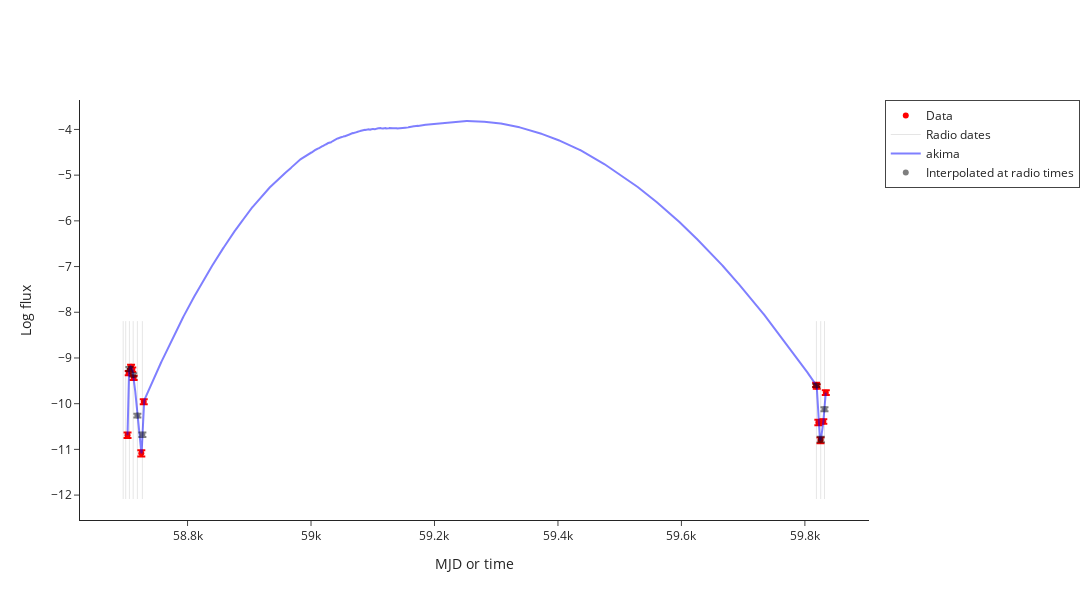

The cell this chart's notebook holds for it:
### Markdown cell above
# Interpolation

### Code cell
interpolated_data = make_interpolated_Lr_Lx_df(radio_df, xray_df, source_df, plotly=True)

### Figure 1 — Plotly figure (JSON) as saved in the notebook; plotly's stock layout.template omitted (floating-point values rounded to 4 significant figures; data arrays with more than 128 entries replaced by an {"elided": "..."} marker saying what was removed)
{"data": [{"error_y": {"array": [0.06066, 0.04652, 0.04721, 0.0475, 0.04786, 0.06792, 0.05455, 0.04707, 0.04727, 0.05967, 0.06298, 0.05155, 0.05154], "type": "data", "visible": true}, "marker": {"color": "red"}, "mode": "markers", "name": "Data", "type": "scatter", "x": [58700.0, 58700.0, 58710.0, 58710.0, 58710.0, 58730.0, 58730.0, 59820.0, 59820.0, 59820.0, 59830.0, 59830.0, 59830.0], "y": [-10.69, -9.333, -9.194, -9.255, -9.435, -11.09, -9.956, -9.589, -9.627, -10.41, -10.8, -10.39, -9.759]}, {"marker": {"color": "red", "symbol": "triangle-down"}, "mode": "markers", "name": "3-sigma upper limits", "type": "scatter", "x": [], "y": []}, {"line": {"color": "black", "dash": "solid", "width": 1}, "mode": "lines", "name": "Radio dates", "opacity": 0.1, "showlegend": true, "type": "scatter", "x": [58700.0, 58700.0], "y": [-12.09, -8.194]}, {"line": {"color": "black", "dash": "solid", "width": 1}, "mode": "lines", "opacity": 0.1, "showlegend": false, "type": "scatter", "x": [58700.0, 58700.0], "y": [-12.09, -8.194]}, {"line": {"color": "black", "dash": "solid", "width": 1}, "mode": "lines", "opacity": 0.1, "showlegend": false, "type": "scatter", "x": [58710.0, 58710.0], "y": [-12.09, -8.194]}, {"line": {"color": "black", "dash": "solid", "width": 1}, "mode": "lines", "opacity": 0.1, "showlegend": false, "type": "scatter", "x": [58710.0, 58710.0], "y": [-12.09, -8.194]}, {"line": {"color": "black", "dash": "solid", "width": 1}, "mode": "lines", "opacity": 0.1, "showlegend": false, "type": "scatter", "x": [58720.0, 58720.0], "y": [-12.09, -8.194]}, {"line": {"color": "black", "dash": "solid", "width": 1}, "mode": "lines", "opacity": 0.1, "showlegend": false, "type": "scatter", "x": [58730.0, 58730.0], "y": [-12.09, -8.194]}, {"line": {"color": "black", "dash": "solid", "width": 1}, "mode": "lines", "opacity": 0.1, "showlegend": false, "type": "scatter", "x": [59820.0, 59820.0], "y": [-12.09, -8.194]}, {"line": {"color": "black", "dash": "solid", "width": 1}, "mode": "lines", "opacity": 0.1, "showlegend": false, "type": "scatter", "x": [59830.0, 59830.0], "y": [-12.09, -8.194]}, {"line": {"color": "black", "dash": "solid", "width": 1}, "mode": "lines", "opacity": 0.1, "showlegend": false, "type": "scatter", "x": [59830.0, 59830.0], "y": [-12.09, -8.194]}, {"line": {"color": "blue", "dash": "solid"}, "mode": "lines", "name": "akima", "opacity": 0.5, "type": "scatter", "x": {"elided": "2262 float values"}, "y": {"elided": "2262 float values"}}, {"error_y": {"array": [NaN, NaN, 0.04695, 0.03775, 0.0415, 0.04981, 0.03331, 0.0607, 0.04327], "type": "data", "visible": true}, "marker": {"color": "black"}, "mode": "markers", "name": "Interpolated at radio times", "opacity": 0.5, "type": "scatter", "x": [58700.0, 58700.0, 58710.0, 58710.0, 58720.0, 58730.0, 59820.0, 59830.0, 59830.0], "y": [NaN, NaN, -9.244, -9.37, -10.26, -10.68, -9.6, -10.78, -10.12]}, {"marker": {"color": "black", "symbol": "triangle-down"}, "mode": "markers", "showlegend": false, "type": "scatter", "x": [], "y": []}], "layout": {"height": 600, "legend": {"borderwidth": 1}, "width": 1200, "xaxis": {"title": {"text": "MJD or time"}}, "yaxis": {"title": {"text": "Log flux"}}}}
